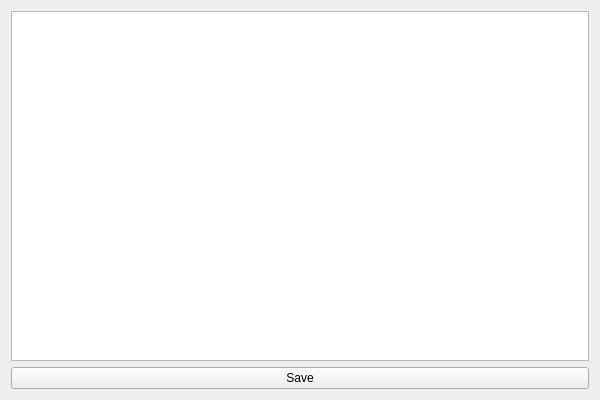
<?xml version="1.0" encoding="UTF-8"?>
<ui version="4.0">
 <class>IdeaWindowClass</class>
 <widget class="QWidget" name="IdeaWindowClass">
  <property name="geometry">
   <rect>
    <x>0</x>
    <y>0</y>
    <width>600</width>
    <height>400</height>
   </rect>
  </property>
  <property name="windowTitle">
   <string>IdeaWindow</string>
  </property>
  <layout class="QVBoxLayout" name="verticalLayout">
   <item>
    <widget class="QTextEdit" name="idea_text_edit"/>
   </item>
   <item>
    <widget class="QPushButton" name="save_push_button">
     <property name="text">
      <string>Save</string>
     </property>
    </widget>
   </item>
  </layout>
 </widget>
 <layoutdefault spacing="6" margin="11"/>
 <resources/>
 <connections/>
</ui>
